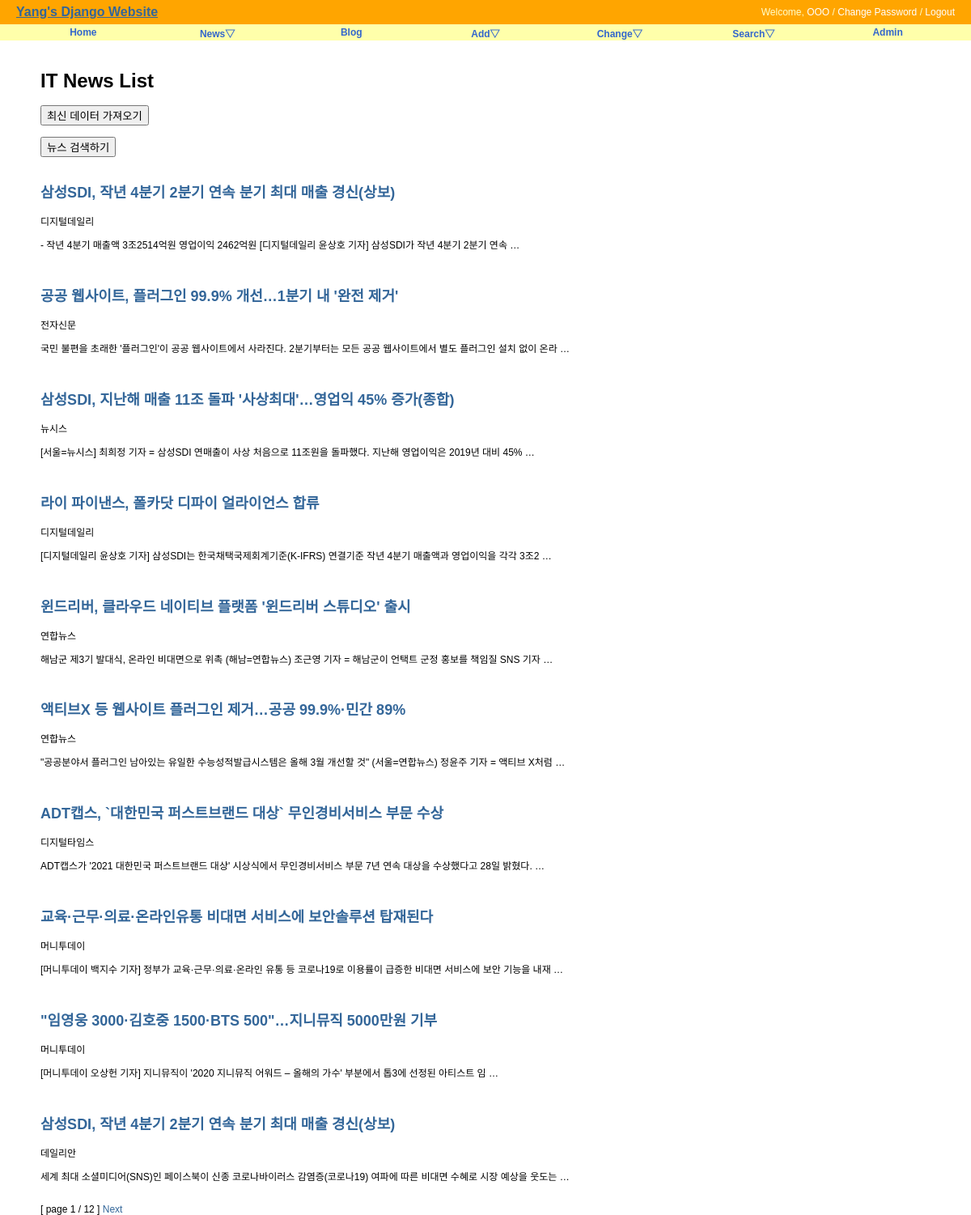
The page /news/ on the database as committed earlier.
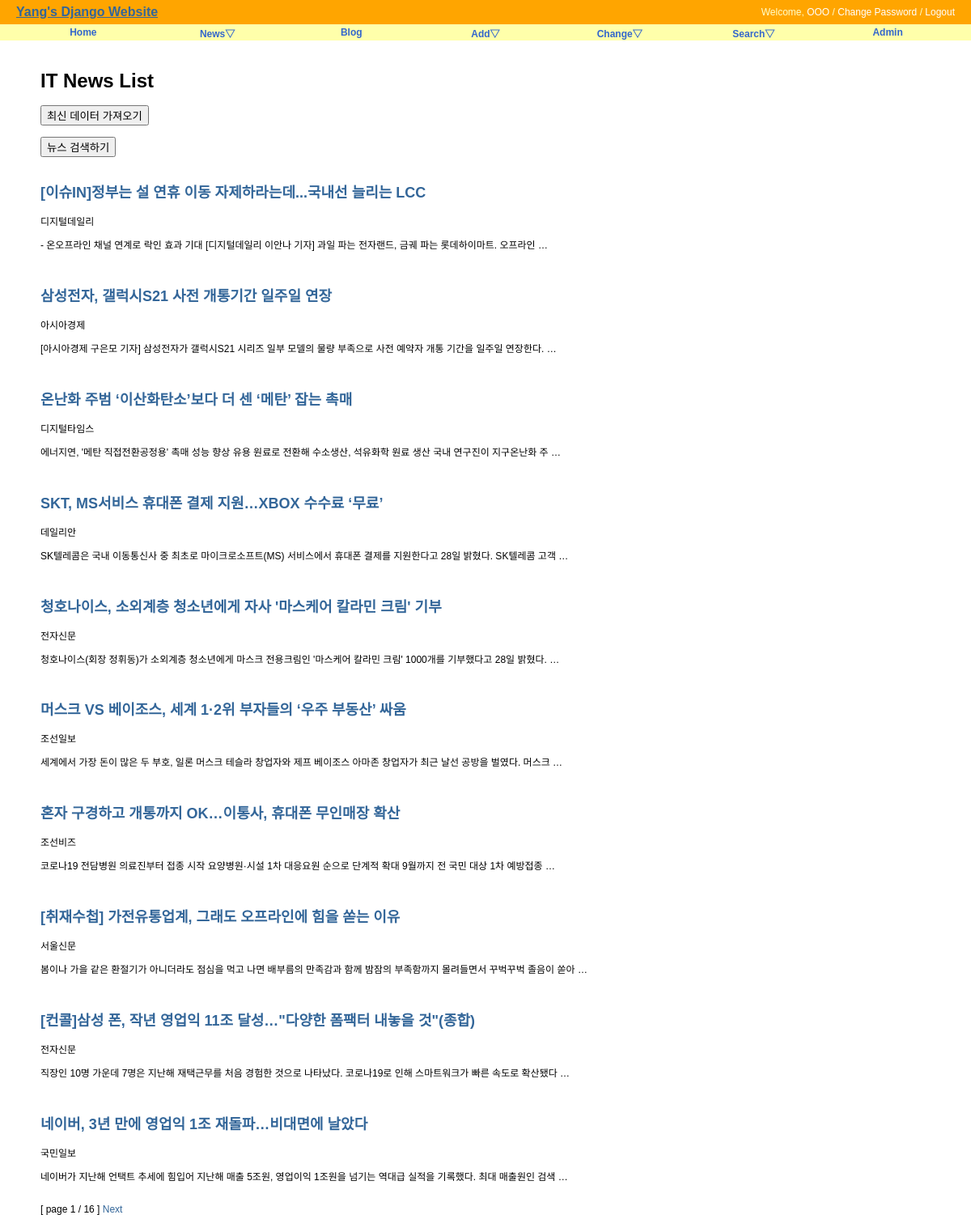
The same page on the database as committed later.
### news/models.py (models this page shows, shortened)
class New(models.Model):
    title = models.CharField('TITLE', max_length=300, help_text='news title')
    writer = models.CharField('WRITER', max_length=100, help_text='publisher')
    preview = models.TextField('PREVIEW', unique=True)
    published_date = models.DateTimeField(default=timezone.now)
    class Meta:
        verbose_name = 'new'
        verbose_name_plural = 'news'
        db_table = 'news_new'
        ordering = ('-published_date',)

### news/views.py (the view)
# urls.py: path('', NewsLV.as_view(), name='index'),
class NewsLV(ListView):
    model = New
    template_name = "news/news_all.html"
    context_object_name = "news"
    paginate_by = 10

### news/templates/news/news_all.html (shortened to what this page needs)
{% extends "base.html" %}
{% block content %}
<div id="content">
  <h1>IT News List</h1>
  <form action="{% url "news:news_list" %}" method="POST">
    <input type="submit" value="최신 데이터 가져오기" />
  </form><br/>
  <form action="{% url "news:search" %}" method="POST">
    <input type="submit" value="뉴스 검색하기" />
  </form><br/>
  {% for new in news %}
  <h2><a href="{% url 'news:news_detail' new.id %}">
      {{ new.title }}</a></h2>
      {{ new.writer}}
      <p>{{ new.preview }}</p>
      <br/>
  {% endfor %}
  <div>
     [ page {{ page_obj.number }} / {{page_obj.paginator.num_pages }} ]
    {% if page_obj.has_next %}
    <a href="?page={{ page_obj.next_page_number }}">Next</a>
    {% endif %}
  </div>
</div>
{% endblock %}

Rows that differ between the two databases and show on the page:
no longer on this page (row unchanged): New: title "삼성SDI, 작년 4분기 2분기 연속 분기 최대 매출 경신(상보)", writer "디지털데일리", preview "- 작년 4분기 매출액 3조2514억원 영업이익 2462억원 [디지털데일리 윤상호 기자] 삼성SDI가 작년 4분기 2분기 연속 …"
no longer on this page (row unchanged): New: title "공공 웹사이트, 플러그인 99.9% 개선…1분기 내 '완전 제거'", writer "전자신문", preview "국민 불편을 초래한 '플러그인'이 공공 웹사이트에서 사라진다. 2분기부터는 모든 공공 웹사이트에서 별도 플러그인 설치 없이 온라 …"
no longer on this page (row unchanged): New: title "삼성SDI, 지난해 매출 11조 돌파 '사상최대'…영업익 45% 증가(종합)", writer "뉴시스", preview "[서울=뉴시스] 최희정 기자 = 삼성SDI 연매출이 사상 처음으로 11조원을 돌파했다. 지난해 영업이익은 2019년 대비 45% …"
no longer on this page (row unchanged): New: title "라이 파이낸스, 폴카닷 디파이 얼라이언스 합류", writer "디지털데일리", preview "[디지털데일리 윤상호 기자] 삼성SDI는 한국채택국제회계기준(K-IFRS) 연결기준 작년 4분기 매출액과 영업이익을 각각 3조2 …"
no longer on this page (row unchanged): New: title "윈드리버, 클라우드 네이티브 플랫폼 '윈드리버 스튜디오' 출시", writer "연합뉴스", preview "해남군 제3기 발대식, 온라인 비대면으로 위촉 (해남=연합뉴스) 조근영 기자 = 해남군이 언택트 군정 홍보를 책임질 SNS 기자 …"
no longer on this page (row unchanged): New: title "액티브X 등 웹사이트 플러그인 제거…공공 99.9%·민간 89%", writer "연합뉴스", preview "\"공공분야서 플러그인 남아있는 유일한 수능성적발급시스템은 올해 3월 개선할 것\" (서울=연합뉴스) 정윤주 기자 = 액티브 X처럼 …"
no longer on this page (row unchanged): New: title "ADT캡스, `대한민국 퍼스트브랜드 대상` 무인경비서비스 부문 수상", writer "디지털타임스", preview "ADT캡스가 '2021 대한민국 퍼스트브랜드 대상' 시상식에서 무인경비서비스 부문 7년 연속 대상을 수상했다고 28일 밝혔다. …"
no longer on this page (row unchanged): New: title "교육·근무·의료·온라인유통 비대면 서비스에 보안솔루션 탑재된다", writer "머니투데이", preview "[머니투데이 백지수 기자] 정부가 교육·근무·의료·온라인 유통 등 코로나19로 이용률이 급증한 비대면 서비스에 보안 기능을 내재 …"
no longer on this page (row unchanged): New: title "\"임영웅 3000·김호중 1500·BTS 500\"…지니뮤직 5000만원 기부", writer "머니투데이", preview "[머니투데이 오상헌 기자] 지니뮤직이 '2020 지니뮤직 어워드 – 올해의 가수' 부분에서 톱3에 선정된 아티스트 임 …"
no longer on this page (row unchanged): New: title "삼성SDI, 작년 4분기 2분기 연속 분기 최대 매출 경신(상보)", writer "데일리안", preview "세계 최대 소셜미디어(SNS)인 페이스북이 신종 코로나바이러스 감염증(코로나19) 여파에 따른 비대면 수혜로 시장 예상을 웃도는 …"
added New: title "[이슈IN]정부는 설 연휴 이동 자제하라는데...국내선 늘리는 LCC", writer "디지털데일리", preview "- 온오프라인 채널 연계로 락인 효과 기대 [디지털데일리 이안나 기자] 과일 파는 전자랜드, 금궤 파는 롯데하이마트. 오프라인 …"
added New: title "삼성전자, 갤럭시S21 사전 개통기간 일주일 연장", writer "아시아경제", preview "[아시아경제 구은모 기자] 삼성전자가 갤럭시S21 시리즈 일부 모델의 물량 부족으로 사전 예약자 개통 기간을 일주일 연장한다. …"
added New: title "온난화 주범 ‘이산화탄소’보다 더 센 ‘메탄’ 잡는 촉매", writer "디지털타임스", preview "에너지연, '메탄 직접전환공정용' 촉매 성능 향상 유용 원료로 전환해 수소생산, 석유화학 원료 생산 국내 연구진이 지구온난화 주 …"
added New: title "SKT, MS서비스 휴대폰 결제 지원…XBOX 수수료 ‘무료’", writer "데일리안", preview "SK텔레콤은 국내 이동통신사 중 최초로 마이크로소프트(MS) 서비스에서 휴대폰 결제를 지원한다고 28일 밝혔다. SK텔레콤 고객 …"
added New: title "청호나이스, 소외계층 청소년에게 자사 '마스케어 칼라민 크림' 기부", writer "전자신문", preview "청호나이스(회장 정휘동)가 소외계층 청소년에게 마스크 전용크림인 '마스케어 칼라민 크림' 1000개를 기부했다고 28일 밝혔다. …"
added New: title "머스크 VS 베이조스, 세계 1·2위 부자들의 ‘우주 부동산’ 싸움", writer "조선일보", preview "세계에서 가장 돈이 많은 두 부호, 일론 머스크 테슬라 창업자와 제프 베이조스 아마존 창업자가 최근 날선 공방을 벌였다. 머스크 …"
added New: title "혼자 구경하고 개통까지 OK…이통사, 휴대폰 무인매장 확산", writer "조선비즈", preview "코로나19 전담병원 의료진부터 접종 시작 요양병원·시설 1차 대응요원 순으로 단계적 확대 9월까지 전 국민 대상 1차 예방접종 …"
added New: title "[취재수첩] 가전유통업계, 그래도 오프라인에 힘을 쏟는 이유", writer "서울신문", preview "봄이나 가을 같은 환절기가 아니더라도 점심을 먹고 나면 배부름의 만족감과 함께 밤잠의 부족함까지 몰려들면서 꾸벅꾸벅 졸음이 쏟아 …"
added New: title "[컨콜]삼성 폰, 작년 영업익 11조 달성…\"다양한 폼팩터 내놓을 것\"(종합)", writer "전자신문", preview "직장인 10명 가운데 7명은 지난해 재택근무를 처음 경험한 것으로 나타났다. 코로나19로 인해 스마트워크가 빠른 속도로 확산됐다 …"
added New: title "네이버, 3년 만에 영업익 1조 재돌파…비대면에 날았다", writer "국민일보", preview "네이버가 지난해 언택트 추세에 힘입어 지난해 매출 5조원, 영업이익 1조원을 넘기는 역대급 실적을 기록했다. 최대 매출원인 검색 …"
Other text that changed with them:
{{ page_obj.paginator.num_pages }}: "12" → "16"
